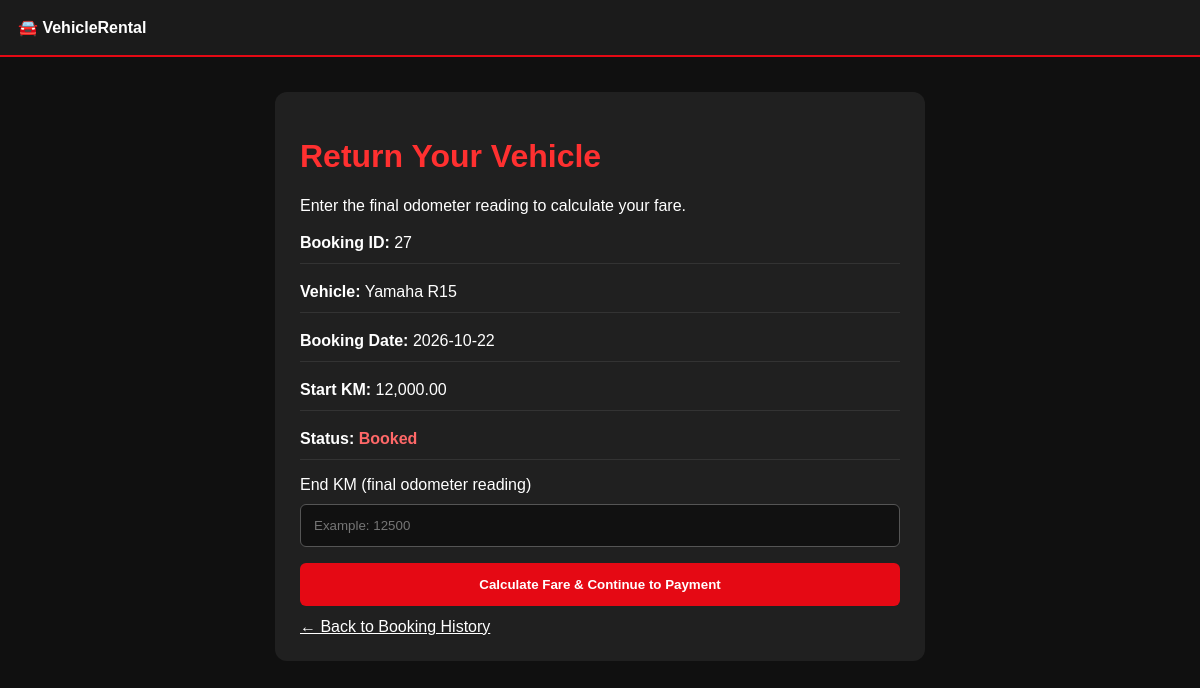
Page /return_vehicle.php?booking_id=27 (signed in) on the committed database.
### tables this page shows
CREATE TABLE `bookings` (
  `id` int(11) NOT NULL,
  `user_name` varchar(100) NOT NULL,
  `vehicle_id` int(11) NOT NULL,
  `vehicle_name` varchar(100) NOT NULL,
  `booking_date` date NOT NULL,
  `start_km` decimal(10,2) NOT NULL DEFAULT 0.00,
  `end_km` decimal(10,2) NOT NULL DEFAULT 0.00,
  `total_km` decimal(10,2) NOT NULL DEFAULT 0.00,
  `total_fare` decimal(10,2) NOT NULL DEFAULT 0.00,
  `created_at` timestamp NOT NULL DEFAULT current_timestamp(),
  `status` varchar(30) NOT NULL DEFAULT 'Booked'
);

### return_vehicle.php (the view, shortened to what this page needs)
<?php
require_once 'db.php';
$userName = $_SESSION['name'];
$bookingId = 0;
if ($_SERVER['REQUEST_METHOD'] === 'POST') {
    $bookingId = filter_input(INPUT_POST, 'booking_id', FILTER_VALIDATE_INT);
} else {
    $bookingId = filter_input(INPUT_GET, 'booking_id', FILTER_VALIDATE_INT);
}
function getBooking($conn, $bookingId, $userName) {
    $stmt = $conn->prepare(
        "SELECT b.id, b.user_name, b.vehicle_id,
                b.vehicle_name, b.booking_date,
                b.start_km, b.end_km, b.total_km,
                b.total_fare, b.status,
                v.rate_per_km
         FROM bookings b
         LEFT JOIN vehicles v ON b.vehicle_id = v.id
         WHERE b.id = ? AND b.user_name = ?
         LIMIT 1"
    );
    $stmt->bind_param("is", $bookingId, $userName);
    $stmt->execute();
    $result = $stmt->get_result();
    $booking = $result->fetch_assoc();
    return $booking;
}
$booking = getBooking($conn, $bookingId, $userName);
?>
<!DOCTYPE html>
<html lang="en">
<head>
</head>
<body>
<nav>
    <a href="index.php">🚘 VehicleRental</a>
</nav>
<div class="container">
    <div class="card">
        <h1>Return Your Vehicle</h1>
        <p>Enter the final odometer reading to calculate your fare.</p>
        <div class="details">
            <p>
                <strong>Booking ID:</strong>
                <?php echo (int) $booking['id']; ?>
            </p>
            <p>
                <strong>Vehicle:</strong>
                <?php echo htmlspecialchars($booking['vehicle_name']); ?>
            </p>
            <p>
                <strong>Booking Date:</strong>
                <?php echo htmlspecialchars($booking['booking_date']); ?>
            </p>
            <p>
                <strong>Start KM:</strong>
                <?php echo number_format((float) $booking['start_km'], 2); ?>
            </p>
            <p>
                <strong>Status:</strong>
                <span class="status">
                    <?php echo htmlspecialchars($booking['status']); ?>
                </span>
            </p>
        </div>
        <?php if ($booking['status'] === 'Booked'): ?>
            <form method="POST"
                  action="return_vehicle.php?booking_id=<?php echo (int) $bookingId; ?>">
                <label for="end_km">
                    End KM (final odometer reading)
                </label>
                <input
                    type="number"
                    name="end_km"
                    id="end_km"
                    min="<?php echo htmlspecialchars((string) $booking['start_km']); ?>"
                    step="0.01"
                    placeholder="Example: 12500"
                    required
                >
                <button type="submit">
                    Calculate Fare & Continue to Payment
                </button>
            </form>
        <?php endif; ?>
        <a class="back" href="booking_history.php">
            ← Back to Booking History
        </a>

### return_vehicle.php (style rules this page uses)
* { box-sizing: border-box; }
body { margin: 0; font-family: Arial, sans-serif; background: #101010; color: white; }
nav { background: #1b1b1b; padding: 18px; border-bottom: 2px solid #e50914; }
nav a { color: white; text-decoration: none; font-weight: bold; }
.container { width: 90%; max-width: 650px; margin: 35px auto; }
.card { background: #202020; padding: 25px; margin-bottom: 20px; border-radius: 12px; }
h1, h2 { color: #ff3030; }
.details p { line-height: 1.5; border-bottom: 1px solid #333; padding-bottom: 8px; }
input { width: 100%; padding: 13px; margin: 10px 0 16px; border: 1px solid #555; border-radius: 6px; background: #111; color: white; }
button { width: 100%; padding: 14px; background: #e50914; color: white; border: none; border-radius: 6px; font-weight: bold; cursor: pointer; }
.status { color: #ff6868; font-weight: bold; }
.back { display: inline-block; margin-top: 12px; color: white; }

### rows in the picture
bookings: id "27", vehicle_name "Yamaha R15", booking_date "2026-10-22", start_km "12,000.00", status "Booked"
